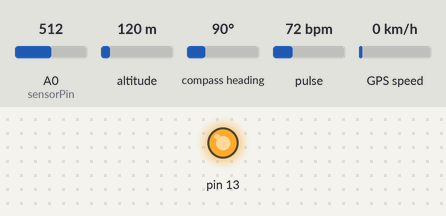
Recording of a sketch running on a simulated Arduino Uno, built with avr-gcc and run on an emulated ATmega328P. Shown: output pins drawn as LEDs (lit = HIGH). The inputs (shaded band) are chosen by the test bench; at power-on: A0 (sensorPin) = 512, altitude 120 m, compass heading 90°, pulse 72 bpm, GPS speed 0 km/h. The GPS gets a fix after 3 s at 37.7749, -122.4194 with 8 satellites; what the sketch prints to the serial monitor is not drawn.

Above: at 0.1 s.
Timing chart, 0 to 1.6 s (numbered marks = the images above):
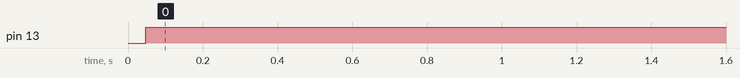

The sketch:

level-1_code__lm-35_pulse_gps_.ino
```cpp
#include <TinyGPS++.h>
#include <SoftwareSerial.h>

/*gps sensor*/
static const int RXPin = 4, TXPin = 3;// Here we make pin 4 as RX of arduino & pin 3 as TX of arduino
static const uint32_t GPSBaud = 9600;


/*pulse sensor*/
#define USE_ARDUINO_INTERRUPTS true    // Set-up low-level interrupts for most acurate BPM math.
#include <PulseSensorPlayground.h> // Includes the PulseSensorPlayground Library.

double latitude;
double longitude;

/*HC-12 sensor*/
SoftwareSerial HC12(6, 7); // HC-12 TX Pin, HC-12 RX Pin

/*gps sensor*/
SoftwareSerial ss(RXPin, TXPin);
TinyGPSPlus gps;

/*temp sensor*/
int sensorPin = A0;

/*pulse sensor*/
const int PulseWire = 1;       // PulseSensor PURPLE WIRE connected to ANALOG PIN 0
const int LED13 = 13;          // The on-board Arduino LED, close to PIN 13.
int Threshold = 550;           // Determine which Signal to "count as a beat" and which to ignore.
                               // Use the "Gettting Started Project" to fine-tune Threshold Value beyond default setting.
                               // Otherwise leave the default "550" value.


char buf[500];

PulseSensorPlayground pulseSensor;


void setup()
{
  /*Serial port to computer*/
  Serial.begin(9600);

  /*Serial port to HC12*/
  HC12.begin(9600);

  /*gps sensor*/
  ss.begin(GPSBaud);

  /*pulse sensor*/
  pulseSensor.analogInput(PulseWire);
  pulseSensor.blinkOnPulse(LED13);       //auto-magically blink Arduino's LED with heartbeat.
  pulseSensor.setThreshold(Threshold);

  // Double-check the "pulseSensor" object was created and "began" seeing a signal.
   if (pulseSensor.begin())
    {
      Serial.println();  //This prints one time at Arduino power-up,  or on Arduino reset.
    }
}

void loop()
{
   /*gps sensor*/
 while (ss.available() > 0)
  {
    Serial.print((gps.encode(ss.read())));
    if (gps.encode(ss.read()))
    {
      displayInfo();
    }
  }

  /*temp sensor*/
  int reading = analogRead(sensorPin);
  float voltage = reading * 5.0 / 1024.0; // converter
  int temp = (voltage * 100)- 20; // conver float to int
  sprintf(buf, "Temp sensor: %d °C\r\n", temp); // send string;
  HC12.write(buf); // Send that data to HC-12

  /*pulse senosr*/
  int myBPM = pulseSensor.getBeatsPerMinute();  // Calls function on our pulseSensor object that returns BPM as an "int" .. "myBPM" hold this BPM value now.
  if (pulseSensor.sawStartOfBeat())
  {
     sprintf(buf, "BPM: %d \r\n", myBPM); // send string;
  }
  HC12.write(buf); // Send that data to HC-12


  delay(3000);
}

/*gps sensor display function*/
void displayInfo()
{
  //Serial.print(F("Location: "));
  if (gps.location.isValid())
  {
    latitude = gps.location.lat();
    char str_lat[10];
    dtostrf(latitude,4,6,str_lat);
    longitude = gps.location.lng();
    char str_lon[10];
    dtostrf(longitude,4,6,str_lon);
    sprintf(buf, "Location: %s ; %s\r\n", str_lat, str_lon); // send string;
    HC12.write(buf);
  }
  else
  {
    Serial.print(F("INVALID"));
  }

  Serial.println();
}
```

Measured:
- by itself, pin 13: LOW → HIGH at 0.05 s
